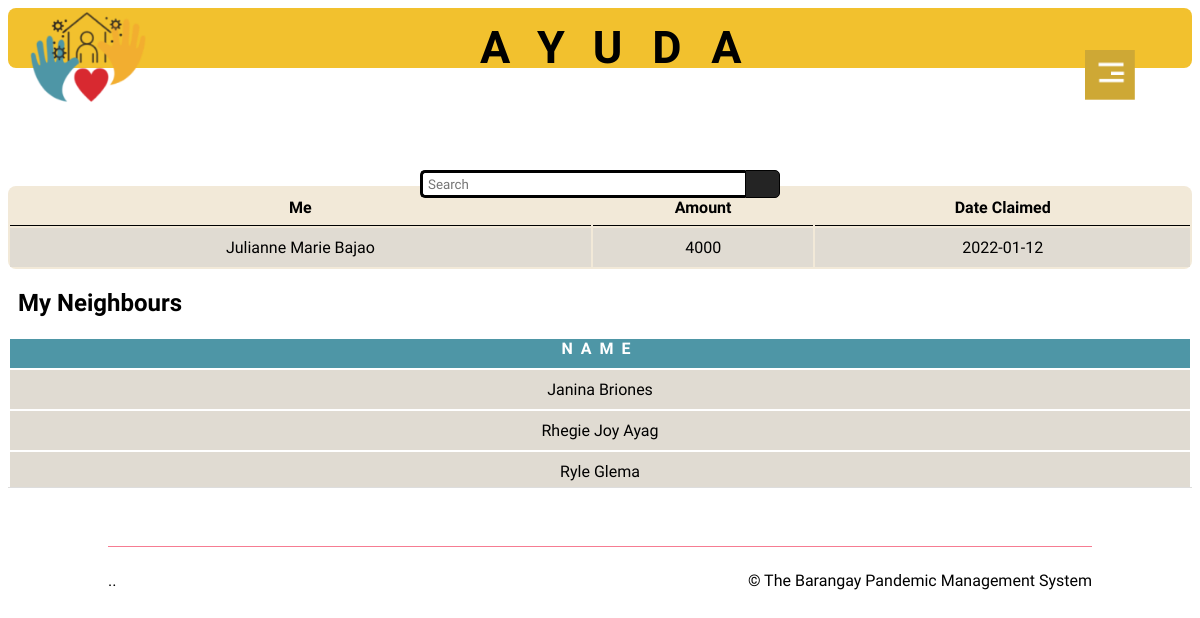
Screenshot of /ayuda.php (signed in) with the database file from the repository.
### tables this page shows
CREATE TABLE `ayuda` (
  `ayudaID` int(11) NOT NULL,
  `userID` int(11) NOT NULL,
  `name2` varchar(50) NOT NULL,
  `amount` int(50) NOT NULL,
  `barangay` varchar(50) NOT NULL,
  `date_claimed` varchar(50) NOT NULL
);

### session.php (called while the page is built, shortened)
<?php
	require 'Connection/db_conn.php';
	$query = $conn->query("SELECT * FROM `users` WHERE `userID` = '$_SESSION[userID]'") or die(mysqli_error());
	$fetch = $query->fetch_array();
	$purok2 = $fetch['purok'];
	$barangay = $fetch['barangay'];
	$userID2 = $fetch['userID'];
?>

### ayuda.php (the view, shortened to what this page needs)
<!DOCTYPE html>
<?php
	require 'session.php';
?>
<html>
<head>
	<link rel="stylesheet" href="ayuda.css">
</head>
<body>
	<section id="header">
		<div class="header-box">
			<img src="images/logo1.png" class="logo">
		</div>
	<form action="aresult.php" method="get">
	<div class="wrap">
   <div class="search">
      <input type="text" name="search" class="searchTerm" placeholder="Search">
      <button type="submit" class="searchButton">
     </button>
   </div>
</div>
</form>
		<div class="container">
			<div class="Ayuda">
				<h1>AYUDA</h1>
			</div>
		</div>
	</section>
	<img src="images/menu.png" id="menu">
	<table class="table1">
  <tr>
    <th>Me</th>
    <th>Amount</th>
    <th>Date Claimed</th>
  </tr>
  <tbody>
					<?php
						require 'Connection/db_conn.php';
						$query = $conn->query("SELECT name2, amount, date_claimed FROM `ayuda` WHERE userID = ('$userID2');") or die(mysqli_error());
						while($fetch = $query->fetch_array()){
					?>
						<tr>
							<td><?php echo $fetch['name2']?></td>
							<td><?php echo $fetch['amount']?></td>
							<td><?php echo $fetch['date_claimed']?></td>
						</tr>
					<?php
						}
					?>
					</tbody>
</table>
<h2 id="title2">My Neighbours</h2>
<div class="scrollable">
<table class="table2">
	 <tbody>
	 				<th>NAME</th>
					<?php
						require 'Connection/db_conn.php';
						$query = $conn->query("SELECT ayuda.name2 FROM `ayuda` WHERE EXISTS (SELECT purok FROM users WHERE userID = ayuda.userID AND purok = ('$purok2') AND userID != ('$userID2') AND barangay = ('$barangay'));") or die(mysqli_error());
						while($fetch = $query->fetch_array()){
					?>
						<tr>
							<td><?php echo $fetch['name2']?></td>
						</tr>
					<?php
						}
					?>
					</tbody>
</table>
</div>
	<section id="footer">
	<div class="container footer-row">
		<hr>
		<div class="footer-left-col">
			<p>..</p>
		</div>
		<div class="footer-right-col">
			<p>© The Barangay Pandemic Management System</p>
		</div>
	</div>
</section>
</body>
</html>

### ayuda.css (style rules this page uses)
* { padding: 0; font-family: alata; }
.logo { width: 120px; margin-top: 0px; margin-left: 20px; }
.header-box { background-size: cover; height: 60px; background-color: #F2C12E; border-radius: 8px; margin-bottom: 10%; }
.Ayuda { width: 30%; position: absolute; left: 55%; top: 6%; transform: translate(-50%, -50%); font-size: 30px; letter-spacing: 30px; }
.container { margin-right: 100px; margin-left: 100px; }
.search { width: 100%; position: relative; display: flex; }
.searchTerm { width: 100%; border: 3px solid black; border-right: none; padding: 5px; height: 12px; border-radius: 5px 0 0 5px; outline: none; color: #9DBFAF; }
.searchButton { width: 40px; height: 28px; border: .5px solid black; background: #242424; text-align: center; color: #fff; border-radius: 0 5px 5px 0; cursor: pointer; font-size: 20px; }
.wrap { width: 30%; position: absolute; left: 50%; top: 23%; transform: translate(-50%, -50%); }
#menu { width: 50px; position: fixed; right: 65px; top: 50px; z-index: 2; cursor: pointer; }
.table1 { margin-top: 10px; width: 100%; background: #F2E9D8 ; border-radius: 8px; border-color: red; }
.table1 th, td { text-align: center; padding-top: 10px; padding-bottom: 10px; }
.table1 th { border-bottom: 0.5px solid black; border-width: 10%; padding-bottom: 8px; }
.table1 td { background-color: #E0DBD2; }
#title2 { margin-left: 10px; }
.table2 { width: 100%; }
.table2 th { align-content: center; letter-spacing: 8px; padding-bottom: 10px; }
.table2 td { background-color: #E0DBD2; }
.scrollable { height: 150px; overflow-y: scroll; border-bottom: 1px solid #ddd; }
.scrollable th { color: white; font-stretch: 3%; background: #4E96A6; z-index: 2; top: 0; }
#footer { padding: 50px 0 30px; }
hr { width: 100%; border: 0; border-top: 1px solid #f67c92; }
.footer-row { display: flex; align-items: center; justify-content: space-between; flex-wrap: wrap; }
.footer-left-col { flex-basis: 50%; }

### rows the page displays
ayuda: name2 "Julianne Marie Bajao", amount "4000", date_claimed "2022-01-12"
ayuda: name2 "Janina Briones"
ayuda: name2 "Rhegie Joy Ayag"
ayuda: name2 "Ryle Glema"
